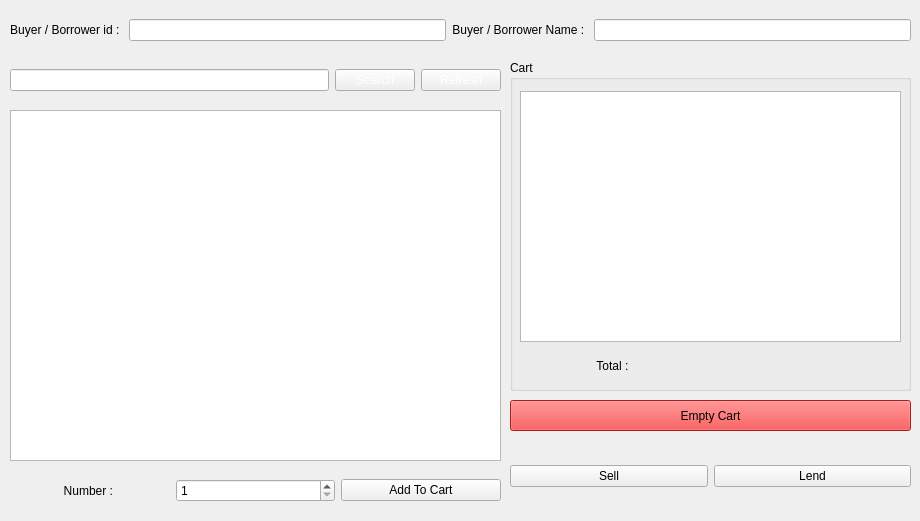
    <widget class="QWidget" name="tab_2">
     <attribute name="title">
      <string>Sell Or Rent</string>
     </attribute>
     <widget class="QWidget" name="gridLayoutWidget_5">
      <property name="geometry">
       <rect>
        <x>10</x>
        <y>10</y>
        <width>901</width>
        <height>41</height>
       </rect>
      </property>
      <layout class="QGridLayout" name="gridLayout_5">
       <item row="0" column="1">
        <widget class="QLineEdit" name="lineEdit_5">
         <property name="styleSheet">
          <string notr="true">color: rgb(255, 255, 255);
border-color: rgb(255, 255, 255);</string>
         </property>
         <property name="readOnly">
          <bool>false</bool>
         </property>
         <property name="placeholderText">
          <string/>
         </property>
        </widget>
       </item>
       <item row="0" column="0">
        <widget class="QLabel" name="label_9">
         <property name="text">
          <string>Buyer / Borrower id : </string>
         </property>
         <property name="alignment">
          <set>Qt::AlignCenter</set>
         </property>
        </widget>
       </item>
       <item row="0" column="2">
        <widget class="QLabel" name="label_12">
         <property name="text">
          <string>Buyer / Borrower Name : </string>
         </property>
         <property name="alignment">
          <set>Qt::AlignCenter</set>
         </property>
        </widget>
       </item>
       <item row="0" column="3">
        <widget class="QLineEdit" name="lineEdit_7">
         <property name="styleSheet">
          <string notr="true">color: rgb(255, 255, 255);
border-color: rgb(255, 255, 255);</string>
         </property>
         <property name="readOnly">
          <bool>false</bool>
         </property>
         <property name="placeholderText">
          <string/>
         </property>
        </widget>
       </item>
      </layout>
     </widget>
     <widget class="QWidget" name="gridLayoutWidget_6">
      <property name="geometry">
       <rect>
        <x>10</x>
        <y>60</y>
        <width>491</width>
        <height>41</height>
       </rect>
      </property>
      <layout class="QGridLayout" name="gridLayout_6">
       <item row="0" column="0">
        <widget class="QLineEdit" name="lineEdit_6">
         <property name="styleSheet">
          <string notr="true">color: rgb(255, 255, 255);
border-color: rgb(255, 255, 255);</string>
         </property>
         <property name="placeholderText">
          <string>Enter name of book</string>
         </property>
        </widget>
       </item>
       <item row="0" column="1">
        <widget class="QPushButton" name="pushButton_10">
         <property name="styleSheet">
          <string notr="true">color: rgb(255, 255, 255);</string>
         </property>
         <property name="text">
          <string>Search</string>
         </property>
         <property name="icon">
          <iconset resource="res.qrc">
           <normaloff>:/newPrefix/icons/icons8-search-64.png</normaloff>:/newPrefix/icons/icons8-search-64.png</iconset>
         </property>
         <property name="iconSize">
          <size>
           <width>32</width>
           <height>32</height>
          </size>
         </property>
        </widget>
       </item>
       <item row="0" column="2">
        <widget class="QPushButton" name="pushButton_11">
         <property name="styleSheet">
          <string notr="true">color: rgb(255, 255, 255);</string>
         </property>
         <property name="text">
          <string>Refresh</string>
         </property>
         <property name="icon">
          <iconset resource="res.qrc">
           <normaloff>:/newPrefix/icons/icons8-synchronize-64.png</normaloff>:/newPrefix/icons/icons8-synchronize-64.png</iconset>
         </property>
         <property name="iconSize">
          <size>
           <width>32</width>
           <height>32</height>
          </size>
         </property>
        </widget>
       </item>
      </layout>
     </widget>
     <widget class="QGroupBox" name="groupBox">
      <property name="geometry">
       <rect>
        <x>510</x>
        <y>60</y>
        <width>401</width>
        <height>331</height>
       </rect>
      </property>
      <property name="title">
       <string>Cart</string>
      </property>
      <widget class="QWidget" name="gridLayoutWidget_7">
       <property name="geometry">
        <rect>
         <x>10</x>
         <y>290</y>
         <width>381</width>
         <height>31</height>
        </rect>
       </property>
       <layout class="QGridLayout" name="gridLayout_7">
        <item row="0" column="0">
         <widget class="QLabel" name="label_10">
          <property name="text">
           <string>Total : </string>
          </property>
          <property name="alignment">
           <set>Qt::AlignCenter</set>
          </property>
         </widget>
        </item>
        <item row="0" column="1">
         <widget class="QLabel" name="label_11">
          <property name="text">
           <string/>
          </property>
          <property name="alignment">
           <set>Qt::AlignCenter</set>
          </property>
         </widget>
        </item>
       </layout>
      </widget>
      <widget class="QTableWidget" name="tableWidget_5">
       <property name="geometry">
        <rect>
         <x>10</x>
         <y>31</y>
         <width>381</width>
         <height>251</height>
        </rect>
       </property>
      </widget>
     </widget>
     <widget class="QWidget" name="horizontalLayoutWidget">
      <property name="geometry">
       <rect>
        <x>510</x>
        <y>440</y>
        <width>401</width>
        <height>72</height>
       </rect>
      </property>
      <layout class="QHBoxLayout" name="horizontalLayout">
       <item>
        <widget class="QPushButton" name="pushButton_12">
         <property name="styleSheet">
          <string notr="true"/>
         </property>
         <property name="text">
          <string>Sell</string>
         </property>
         <property name="icon">
          <iconset resource="res.qrc">
           <normaloff>:/newPrefix/icons/icons8-sell-64.png</normaloff>:/newPrefix/icons/icons8-sell-64.png</iconset>
         </property>
         <property name="iconSize">
          <size>
           <width>64</width>
           <height>64</height>
          </size>
         </property>
        </widget>
       </item>
       <item>
        <widget class="QPushButton" name="pushButton_13">
         <property name="styleSheet">
          <string notr="true"/>
         </property>
         <property name="text">
          <string>Lend</string>
         </property>
         <property name="icon">
          <iconset resource="res.qrc">
           <normaloff>:/newPrefix/icons/icons8-rent-64.png</normaloff>:/newPrefix/icons/icons8-rent-64.png</iconset>
         </property>
         <property name="iconSize">
          <size>
           <width>64</width>
           <height>64</height>
          </size>
         </property>
        </widget>
       </item>
      </layout>
     </widget>
     <widget class="QPushButton" name="pushButton_15">
      <property name="geometry">
       <rect>
        <x>510</x>
        <y>400</y>
        <width>401</width>
        <height>31</height>
       </rect>
      </property>
      <property name="styleSheet">
       <string notr="true">background-color: rgb(239, 41, 41);
color: rgb(0, 0, 0);</string>
      </property>
      <property name="text">
       <string>Empty Cart</string>
      </property>
      <property name="icon">
       <iconset resource="res.qrc">
        <normaloff>:/newPrefix/icons/icons8-remove-64.png</normaloff>:/newPrefix/icons/icons8-remove-64.png</iconset>
      </property>
      <property name="iconSize">
       <size>
        <width>32</width>
        <height>32</height>
       </size>
      </property>
     </widget>
     <widget class="QWidget" name="horizontalLayoutWidget_2">
      <property name="geometry">
       <rect>
        <x>10</x>
        <y>470</y>
        <width>491</width>
        <height>41</height>
       </rect>
      </property>
      <layout class="QHBoxLayout" name="horizontalLayout_2">
       <item>
        <widget class="QLabel" name="label_13">
         <property name="text">
          <string>Number : </string>
         </property>
         <property name="alignment">
          <set>Qt::AlignCenter</set>
         </property>
        </widget>
       </item>
       <item>
        <widget class="QSpinBox" name="spinBox_3">
         <property name="minimum">
          <number>1</number>
         </property>
         <property name="value">
          <number>1</number>
         </property>
        </widget>
       </item>
       <item>
        <widget class="QPushButton" name="pushButton_14">
         <property name="styleSheet">
          <string notr="true"/>
         </property>
         <property name="text">
          <string>Add To Cart</string>
         </property>
         <property name="icon">
          <iconset resource="res.qrc">
           <normaloff>:/newPrefix/icons/icons8-buy-645.png</normaloff>:/newPrefix/icons/icons8-buy-645.png</iconset>
         </property>
         <property name="iconSize">
          <size>
           <width>32</width>
           <height>32</height>
          </size>
         </property>
        </widget>
       </item>
      </layout>
     </widget>
     <widget class="QTableWidget" name="tableWidget_4">
      <property name="geometry">
       <rect>
        <x>10</x>
        <y>110</y>
        <width>491</width>
        <height>351</height>
       </rect>
      </property>
     </widget>
    </widget>
